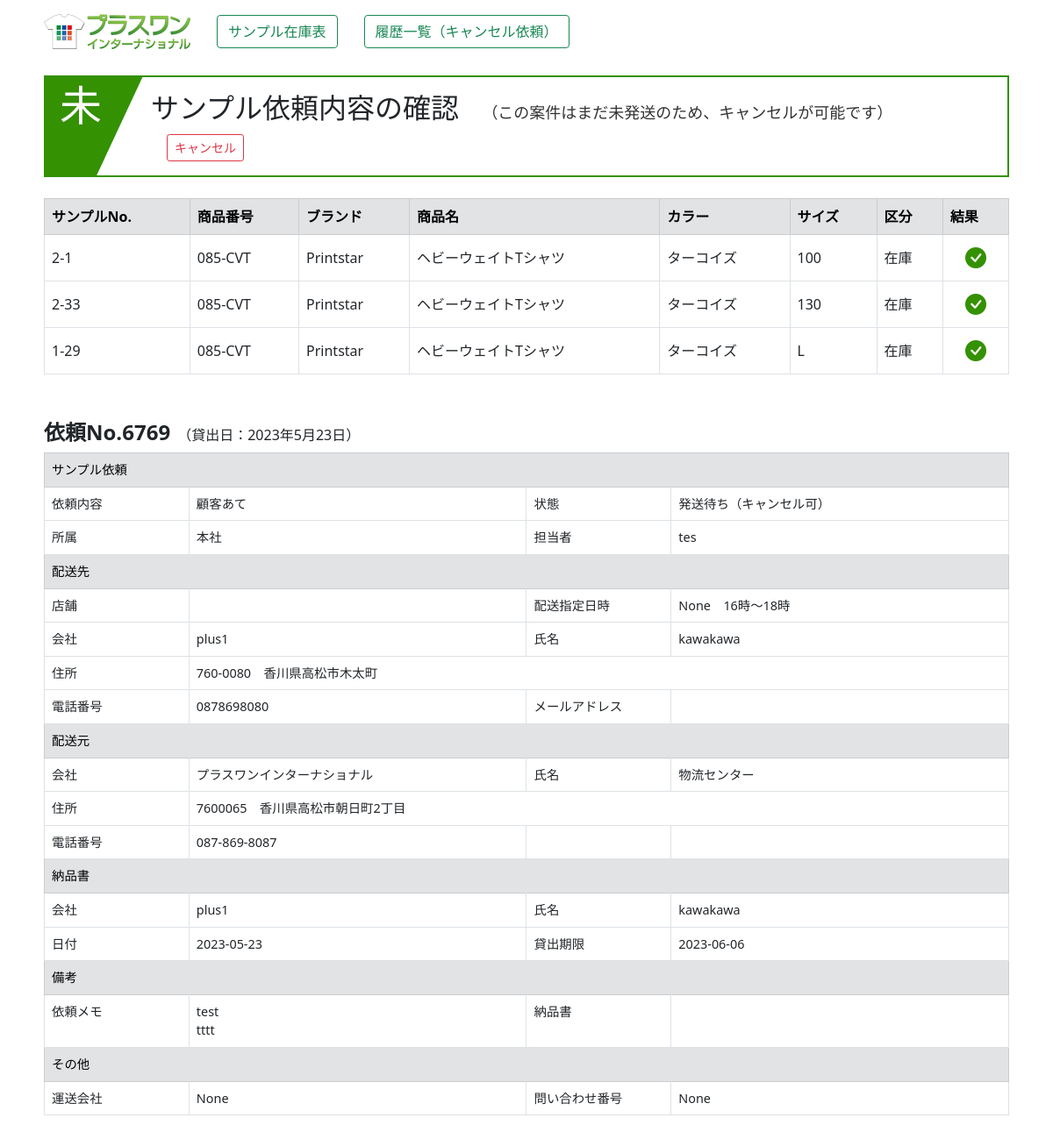
Screenshot of /rireki_kakunin/91 with the database file from the repository.
### zaiko/models.py (models this page shows, shortened)
class Shouhin(models.Model):
    hontai_num=models.AutoField("本体No",primary_key=True)
    sample_num=models.CharField("サンプルNo",max_length=20,blank=True)
    category=models.CharField("カテゴリ",max_length=50,blank=True)
    shouhin_num=models.CharField("商品番号",max_length=20,blank=True)
    brand=models.CharField("ブランド",max_length=20,blank=True)
    shouhin_name=models.CharField("商品名",max_length=255,blank=True)
    color=models.CharField("カラー",max_length=255,blank=True)
    size=models.CharField("サイズ",max_length=20,blank=True)
    size_num=models.IntegerField("サイズ値",default=0)
    kakou=models.CharField("加工",max_length=50,blank=True)
    bikou=models.CharField("備考",max_length=255,blank=True)
    touroku_day=models.DateField("登録日",auto_now_add=True)
    koushin_day=models.DateField("更新日",auto_now=True)
    joutai=models.IntegerField("状態",default=0)
    irai_num=models.IntegerField("依頼No",default=0)
    status=models.IntegerField("有効",default=0)

class Rireki_shouhin(models.Model):
    irai_num=models.IntegerField("依頼No")
    irai_hontai_num=models.IntegerField("本体No")
    irai_hontai_kubun=models.CharField("区分",max_length=5,null=True,blank=True,default="")

class Rireki_rental(models.Model):
    irai_num=models.IntegerField("依頼No",null=False)
    irai_type=models.IntegerField("内容")
    rental_day=models.DateField("貸出日",auto_now_add=True)
    shozoku=models.CharField("所属",max_length=30,blank=True)
    tantou=models.CharField("担当者",max_length=30,blank=True)
    haisou_tempo=models.CharField("配送店舗",max_length=30,blank=True)
    haisou_deliday=models.CharField("配送指定日",max_length=30,null=True,blank=True,default="")
    haisou_delitime=models.CharField("時間指定",max_length=30,null=True,blank=True,default="")
    haisou_com=models.CharField("会社名",max_length=30,blank=True)
    haisou_cus=models.CharField("名前",max_length=30,blank=True)
    haisou_yubin=models.CharField("郵便番号",max_length=30,blank=True)
    haisou_pref=models.CharField("都道府県",max_length=10,blank=True)
    haisou_city=models.CharField("市区町村",max_length=30,blank=True)
    haisou_banchi=models.CharField("番地",max_length=30,blank=True)
    haisou_build=models.CharField("建物名",max_length=30,blank=True)
    haisou_tel=models.CharField("電話番号",max_length=30,blank=True)
    haisou_tel_kensaku=models.CharField("電話番号_検索",max_length=30,blank=True)
    haisou_mail=models.CharField("メールアドレス",max_length=100,blank=True)
    haisou_com_m=models.CharField("会社名_元",max_length=30,blank=True)
    haisou_cus_m=models.CharField("名前_元",max_length=30,blank=True)
    haisou_yubin_m=models.CharField("郵便番号_元",max_length=30,blank=True)
    haisou_pref_m=models.CharField("都道府県_元",max_length=10,blank=True)
    haisou_city_m=models.CharField("市区町村_元",max_length=30,blank=True)
    haisou_banchi_m=models.CharField("番地_元",max_length=30,blank=True)
    haisou_build_m=models.CharField("建物名_元",max_length=30,blank=True)
    haisou_tel_m=models.CharField("電話番号_元",max_length=30,blank=True)
    nouhin_com=models.CharField("納品書会社名",max_length=30,blank=True)
    nouhin_cus=models.CharField("納品書名前",max_length=30,blank=True)
    nouhin_day=models.CharField("納品書日付",max_length=30,null=True,blank=True,default="")
    rental_maxday=models.CharField("貸出期限",max_length=30,null=True,blank=True,default="")
    bikou1=models.TextField("備考（納品）",blank=True)
    bikou2=models.TextField("備考（依頼）",blank=True)
    status=models.IntegerField("状態",default=0)
    unsou_com=models.CharField("運送会社",max_length=20,null=True,blank=True,default="")
    unsou_num=models.CharField("問い合わせ番号",max_length=20,null=True,blank=True,default="")
    cancel_day=models.CharField("キャンセル日",max_length=30,null=True,blank=True,default="")
    cancel_name=models.CharField("キャンセル担当",max_length=30,null=True,blank=True,default="")

### zaiko/views.py (the view)
# urls.py: path('rireki_kakunin/<int:pk>', rireki_kakunin, name="rireki_kakunin"),
def rireki_kakunin(request,pk):
    irai_detail=Rireki_rental.objects.get(pk=pk)
    status=irai_detail.status
    if status==0: #success.htmlのタイトル用
        kubun="kakunin_ok"
    elif status==1:
        kubun="junbi"
    else:
        kubun="kakunin_no"
    irai_num=irai_detail.irai_num
    items=Rireki_shouhin.objects.filter(irai_num=irai_num).values_list("irai_hontai_num",flat=True)
    irai_shouhin_list=list(items)
    data=[]
    for i in irai_shouhin_list:
        data2={}
        shouhin=Shouhin.objects.get(hontai_num=i)
        data2["hontai_num"]=shouhin.hontai_num
        data2["sample_num"]=shouhin.sample_num
        data2["shouhin_num"]=shouhin.shouhin_num
        data2["brand"]=shouhin.brand
        data2["shouhin_name"]=shouhin.shouhin_name
        data2["color"]=shouhin.color
        data2["size"]=shouhin.size
        data2["kubun"]=Rireki_shouhin.objects.get(irai_num=irai_num,irai_hontai_num=i).irai_hontai_kubun
        data.append(data2)
    kanri=0
    if request.user.username == "p1masao":
        kanri=1
    params={
            "irai_shouhin_list":data,
            "irai_detail":irai_detail,
            "kubun":kubun,
            "kanri":kanri,
        }
    return render(request,"zaiko/success.html",params)

### zaiko/templates/zaiko/success.html (shortened to what this page needs)
{% load static %}
<!DOCTYPE html>
<html lang="ja">
<head>
    <link rel="stylesheet" href="{% static 'main.css' %}">
    <link href="https://cdn.jsdelivr.net/npm/bootstrap@5.0.2/dist/css/bootstrap.min.css" rel="stylesheet">
    <link rel="stylesheet" href="https://cdn.jsdelivr.net/npm/bootstrap-icons@1.8.0/font/bootstrap-icons.css">
</head>
<body>
    <div class="container mt-3 mb-5">
        <div style="margin: 0 auto; justify-content: center; width: 1100px;">
            {% include "zaiko/menu.html" with kanri=kanri %}
            <div style="margin-top: 30px;">
                {% if kubun == "new" %}
                    <div class="title03">
                        <h2><span class="number">03</span>サンプル依頼が完了しました</h2>
                    </div>
                {% elif kubun == "kakunin_ok" %}
                    <div class="title03">
                        <h2><span class="number">未</span>サンプル依頼内容の確認
                            <span>（この案件はまだ未発送のため、キャンセルが可能です）</span>
                            <span><button type="button" class="btn btn-outline-danger btn-sm" id="cancel">キャンセル</button></span>
                        </h2>
                    </div>
                {% elif kubun == "kakunin_no" %}
                    <div class="title00">
                        <h2><span class="number">済</span>サンプル依頼内容の確認<span>（この案件は既に手配済みです）</span></h2>
                    </div>
                {% elif kubun == "junbi" %}
                    <div class="title04">
                        <h2><span class="number">準</span>サンプル依頼内容の確認<span>（この案件は現在発送準備中です）</span></h2>
                    </div>
                {% endif %}
            </div>
            <div class="mt-4">
                <table class="table table-bordered">
                    <thead>
                        <tr class="table-secondary">
                            <th>サンプルNo.</th>
                            <th>商品番号</th>
                            <th>ブランド</th>
                            <th>商品名</th>
                            <th>カラー</th>
                            <th>サイズ</th>
                            <th>区分</th>
                            <th>結果</th>
                        </tr>
                    </thead>
                    <tbody>
                        {% for i in irai_shouhin_list %}
                        <tr>
                            <td style="vertical-align: middle;">{{i.sample_num}}</td>
                            <td style="vertical-align: middle;">{{i.shouhin_num}}</td>
                            <td style="vertical-align: middle;">{{i.brand}}</td>
                            <td style="vertical-align: middle;">{{i.shouhin_name}}</td>
                            <td style="vertical-align: middle;">{{i.color}}</td>
                            <td style="vertical-align: middle;">{{i.size}}</td>
                            <td style="vertical-align: middle;">{{i.kubun}}</td>
                            <td style="text-align: center;">
                                <i class="bi bi-check-circle-fill" style="font-size: 1.5em; color: #349102"></i>
                            </td>
                        </tr>
                        {% endfor %}
                    </tbody>
                </table>
            </div>
            <div class="mt-5">
                <div style="width: 1100px; align-items: end;">
                    <span style="font-size: 1.5em; font-weight: bold;">依頼No.{{irai_detail.irai_num}}</span>　（貸出日：{{irai_detail.rental_day}}）
                </div>
                <table class="table table-bordered" style="margin-top: 5px; font-size: 0.9em; width: 1100px;">
                    <tr class="table-secondary"><td colspan="4">サンプル依頼</td></tr>
                        <td style="width: 15%;">依頼内容</td>
                        <td style="width: 35%;">
                            {% if irai_detail.irai_type == 0 %}
                                顧客あて
                            {% elif irai_detail.irai_type == 1 %}
                                店舗あて
                            {% else %}
                                キープ
                            {% endif %}
                        </td>
                        <td style="width: 15%;">状態</td>
                        <td style="width: 35%;">
                            {% if irai_detail.status == 0 %}
                                発送待ち（キャンセル可）
                            {% elif irai_detail.status == 1 %}
                                発送準備中
                            {% elif irai_detail.status == 2 %}
                                発送完了
                            {% elif irai_detail.status == 3 %}
                                キャンセル：{{irai_detail.cancel_name}} （{{irai_detail.cancel_day}}）
                            {% endif %}
                        </td>
                    <tr>
                        <td>所属</td><td id="shozoku">{{irai_detail.shozoku}}</td>
                        <td>担当者</td><td id="tantou">{{irai_detail.tantou}}</td>
                    </tr>
                    <tr class="table-secondary"><td colspan="4">配送先</td></tr>
                    <tr>
                        <td>店舗</td><td>{{irai_detail.haisou_tempo}}</td>
                        <td>配送指定日時</td>
                        <td>
                            {% if irai_detail.haisou_deliday == "" %}
                                {{irai_detail.haisou_delitime}}
                            {% else %}
                                {{irai_detail.haisou_deliday}}　{{irai_detail.haisou_delitime}}
                            {% endif %}
                        </td>
                    </tr>
                    <tr>
                        <td>会社</td><td>{{irai_detail.haisou_com}}</td>
                        <td>氏名</td><td>{{irai_detail.haisou_cus}}</td>
                    </tr>
                    <tr>
                        <td>住所</td>
                        <td colspan="3">
                            {{irai_detail.haisou_yubin}}　{{irai_detail.haisou_pref}}{{irai_detail.haisou_city}}{{irai_detail.haisou_banchi}}{{irai_detail.haisou_build}}
                        </td>
                    </tr>
                    <tr>
                        <td>電話番号</td><td>{{irai_detail.haisou_tel}}</td>
                        <td>メールアドレス</td><td>{{irai_detail.haisou_mail}}</td>
                    </tr>
                    <tr class="table-secondary"><td colspan="4">配送元</td></tr>
                    <tr>
                        <td>会社</td><td>{{irai_detail.haisou_com_m}}</td>
                        <td>氏名</td><td>{{irai_detail.haisou_cus_m}}</td>
                    </tr>
                    <tr>
                        <td>住所</td>
                        <td colspan="3">
                            {{irai_detail.haisou_yubin_m}}　{{irai_detail.haisou_pref_m}}{{irai_detail.haisou_city_m}}{{irai_detail.haisou_banchi_m}}{{irai_detail.haisou_build_m}}
                        </td>
                    </tr>
                    <tr>
                        <td>電話番号</td><td>{{irai_detail.haisou_tel_m}}</td>
                        <td></td><td></td>
                    </tr>
                    <tr class="table-secondary"><td colspan="4">納品書</td></tr>
                    <tr>
                        <td>会社</td><td>{{irai_detail.nouhin_com}}</td>
                        <td>氏名</td><td>{{irai_detail.nouhin_cus}}</td>
                    </tr>
                    <tr>
                        <td>日付</td><td>{{irai_detail.nouhin_day}}</td>
                        <td>貸出期限</td><td>{{irai_detail.rental_maxday}}</td>
                    </tr>
                    <tr class="table-secondary"><td colspan="4">備考</td></tr>
                    <tr>
                        <td>依頼メモ</td><td>{{irai_detail.bikou2 | linebreaksbr}}</td>
                        <td>納品書</td><td>{{irai_detail.bikou1 | linebreaksbr}}</td>
                    </tr>
                    <tr class="table-secondary"><td colspan="4">その他</td></tr>
                    <tr>
                        <td>運送会社</td><td>{{irai_detail.unsou_com}}</td>
                        <td>問い合わせ番号</td><td>{{irai_detail.unsou_num}}</td>
                    </tr>
                </table>
            </div>
        </div>
    </div>
</body>
</html>

### zaiko/static/main.css (style rules this page uses)
.title00 h2 span, .title01 h2 span, .title02 h2 span, .title03 h2 span, .title04 h2 span { color: #333333; font-size: 18px; padding-left: 18px; }
.title00 h2 span.number, .title01 h2 span.number, .title02 h2 span.number, .title03 h2 span.number, .title04 h2 span.number { position: absolute; display: block; top: 3px; left: 0; z-index: 1; font-size: 30px; font-size: 3rem; padding-left: 16px; color: #fff; }
.title03 h2 { position: relative; overflow: hidden; padding: 1rem 2rem 1rem 120px; border: solid 2px #349102; width: 1100px; margin: 0 auto; }
.title03 h2:before { position: absolute; content: ''; top: -150%; left: -100px; width: 200px; height: 300%; transform: rotate(25deg); background: #349102; }

### rows the page displays
Shouhin: sample_num "2-1", shouhin_num "085-CVT", brand "Printstar", shouhin_name "ヘビーウェイトTシャツ", color "ターコイズ", size "100"
Rireki_shouhin: kubun "在庫"
Shouhin: sample_num "2-33", shouhin_num "085-CVT", brand "Printstar", shouhin_name "ヘビーウェイトTシャツ", color "ターコイズ", size "130"
Rireki_shouhin: kubun "在庫"
Shouhin: sample_num "1-29", shouhin_num "085-CVT", brand "Printstar", shouhin_name "ヘビーウェイトTシャツ", color "ターコイズ"
Rireki_shouhin: kubun "在庫"
Rireki_rental: irai_num "6769", rental_day "2023年5月23日", shozoku "本社", tantou "tes", haisou_deliday "None", haisou_delitime "16時～18時", haisou_com "plus1", haisou_cus "kawakawa", haisou_yubin "760-0080", haisou_pref "香川県", haisou_city "高松市", haisou_banchi "木太町", haisou_tel "0878698080", haisou_com_m "プラスワンインターナショナル", haisou_cus_m "物流センター", haisou_yubin_m "7600065", haisou_pref_m "香川県", haisou_city_m "高松市", haisou_banchi_m "朝日町2丁目", haisou_tel_m "087-869-8087", nouhin_com "plus1", nouhin_cus "kawakawa", nouhin_day "2023-05-23", rental_maxday "2023-06-06", bikou2 "test tttt", unsou_com "None", unsou_num "None"

### other values shown
{{ i.size }} "L"
